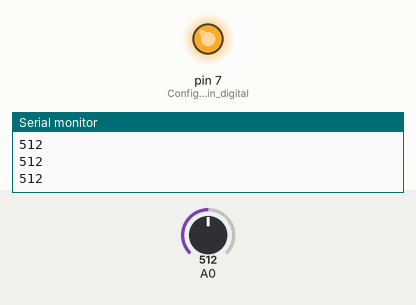
This sketch was run on a simulated Arduino Uno, built with avr-gcc and run on an emulated ATmega328P. On the bench: output pins drawn as LEDs (lit = HIGH), the last lines printed to the serial monitor. Inputs (shaded band) come from the test bench; at power-on: A0 = 512.

Above: at 1.2 s.
1.3 s: A0 set to 490
At 1.6 s:
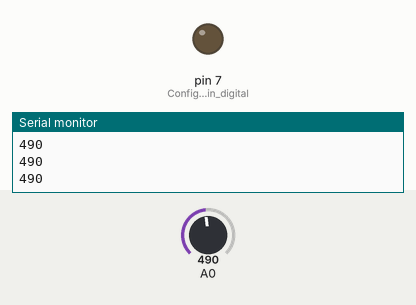
2.8 s: A0 set to 510
At 4.0 s:
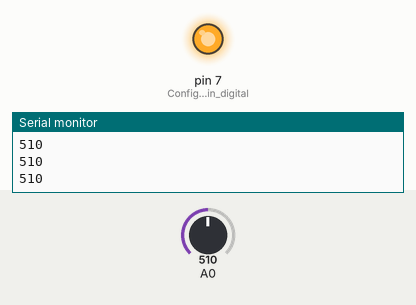
4.3 s: A0 set to 306
At 5.1 s:
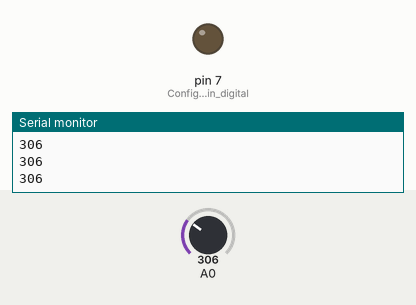
Timing chart, 0 to 7.3 s (numbered marks = the images above; inputs shaded):
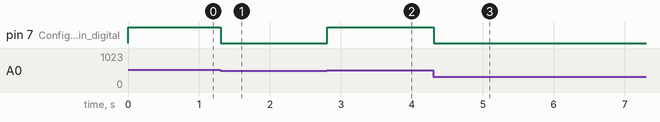

Measured:
- the behaviour switches between 500 and 499 on A0 (found by bisection; images 0 and 1)
- after the input at 1.3 s, pin 7 (Configura_el_pin_digital): HIGH → LOW at once
- after the input at 2.8 s, pin 7 (Configura_el_pin_digital): LOW → HIGH at once
- after the input at 4.3 s, pin 7 (Configura_el_pin_digital): HIGH → LOW at once

The sketch:

_night_lamp_using_ldr1.ino
```cpp
void setup() {
  Serial.begin(9600);    // Inicializa la comunicación serial a 9600 baudios para monitorear datos en el monitor serial.
  pinMode(7, OUTPUT);    // Configura el pin digital 7 como salida para controlar el LED.
}

void loop() {
  int c = analogRead(A0);  // Lee el valor analógico de la fotorresistencia conectado al pin A0.
  Serial.println(c);       // Imprime el valor leído en el monitor serial para monitoreo.

  // Condición para encender o apagar el LED según la cantidad de luz detectada.
  if (c < 500) {           // Si el valor leído es menor a 500 (luz tenue o poca iluminación):
    digitalWrite(7, LOW);  // Apaga el LED (pin 7 en LOW).
  } else {                 // Si el valor leído es mayor o igual a 500 (mucha iluminación):
    digitalWrite(7, HIGH); // Enciende el LED (pin 7 en HIGH).
  }
}
```
